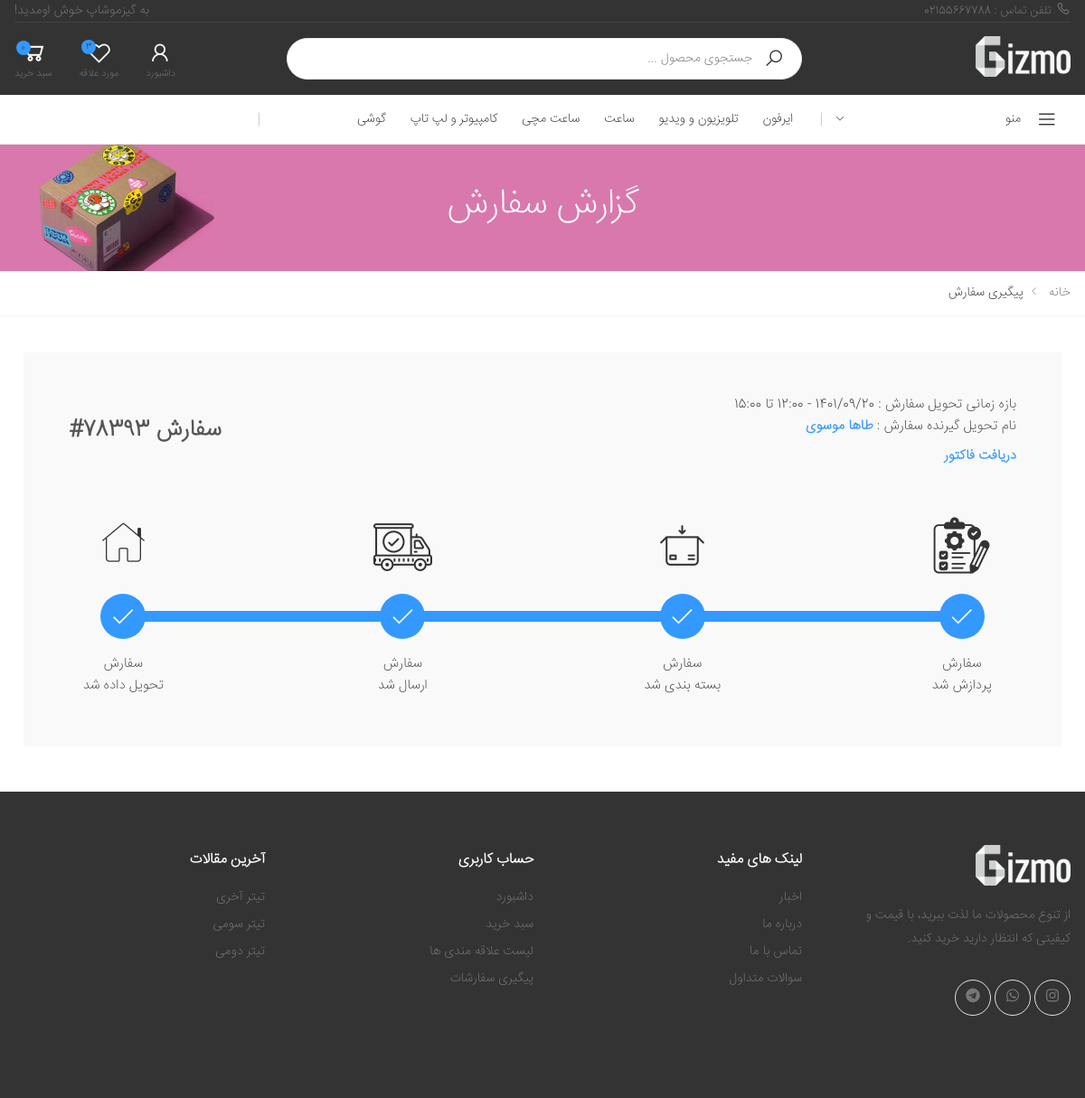
/orders/4/ (signed in), run on the app's committed database.
### stuff/models.py (models this page shows, shortened)
class Category(models.Model):
    sub_category = models.ForeignKey('self',on_delete=models.CASCADE, related_name='scategory',null=True,blank=True)
    is_sub = models.BooleanField(default=False)
    name = models.CharField(max_length=200)
    slug = models.SlugField(max_length=200,unique=True)
    class Meta:
        ordering = ('name',)
        verbose_name = 'category'
        verbose_name_plural = 'categories'
    def get_absolute_url(self):
        return reverse('stuff:category_detail',args=[self.id,1])

### accounts/models.py (models this page shows, shortened)
class User(AbstractBaseUser):
    phoneNumber = models.CharField(unique=True, max_length=11)
    full_name = models.CharField(max_length=100, null=True, blank=True)
    is_admin = models.BooleanField(default=False)
    is_active = models.BooleanField(default=True)
    email = models.EmailField(unique=True)
    profile = models.OneToOneField(ProfileUser,on_delete=models.SET_NULL,blank=True,null=True,related_name="user")
    can_change_password = models.BooleanField(default=False)
    code = models.IntegerField(blank=True,null=True)
    wishlist = models.ManyToManyField(Product,blank=True,related_name ="wishlist")
    informing = models.ManyToManyField(Product,blank=True,related_name ="informing")
    USERNAME_FIELD = 'phoneNumber'
    objects = MyUserManager()

### orders/models.py (models this page shows, shortened)
class Order(models.Model):
    user = models.ForeignKey(settings.AUTH_USER_MODEL,on_delete=models.CASCADE,related_name='orders')
    created = models.DateTimeField(auto_now_add=True)
    updated = models.DateTimeField(auto_now=True)
    paid = models.BooleanField(default=False)
    discount = models.IntegerField(blank=True,null=True,default=None)
    address = models.ForeignKey(Address,on_delete=models.CASCADE,blank=True,null=True,default=None)
    processed = models.BooleanField(default=False)
    packing = models.BooleanField(default=False)
    shipped = models.BooleanField(default=False)
    deliveried = models.BooleanField(default=False)
    class Meta:
        ordering = ('-created',)
    def get_order_number(self):
        order_id = self.id
        order_num = abs(hash(self.created)) % (10 ** 5)
        order_num_str = str(order_num).zfill(5)
        return order_num_str

### blog/models.py (models this page shows, shortened)
class Article(models.Model):
    status_ch = (
        ('p' , "انتشار یافته"),
        ('d', "پیش نویس"),
        ('i', "در انتظار انتشار"),
        ('b',"برگشت داده شده"),
    )
    title = models.CharField(max_length=50,verbose_name="تیتر")
    text = models.TextField(verbose_name="متن")
    Author = models.ForeignKey(User,on_delete=models.CASCADE,related_name="articles",verbose_name="نویسنده")
    Cover = models.ImageField(upload_to="images",null=True,blank=True,verbose_name="تصویر")
    drafted = models.DateTimeField(auto_now_add=True,verbose_name="تاریخ پیش نویس")
    publish = models.DateTimeField(default=timezone.now,verbose_name="تاریخ انتشار")
    update = models.DateTimeField(auto_now=True,verbose_name="تاریخ آپدیت")
    slug = models.SlugField(max_length=40, unique = True,verbose_name="آدرس")
    status = models.CharField(max_length=1,choices = status_ch,verbose_name="وضعیت")
    Category = models.ManyToManyField(Category,related_name = "articles",verbose_name="دسته بندی")
    views = models.PositiveIntegerField(default=0, verbose_name="تعداد بازدید")
    is_for_landing = models.BooleanField(default=False)
    objects = ArticleManager()
    def get_absolute_url(self):
        return reverse("blog:article",args=[self.slug])
    def shamsi_date(self):
        return jalali_converter(self.publish)
    shamsi_date.short_description = "publish"

### orders/views.py (the view)
# urls.py: path('',detail,name='detail'),
@login_required
def detail(request,order_id):
    Info = InformationsForTemplate(request)
    form = CouponForm
    order = get_object_or_404(Order,id=order_id)
    Info['order'] = order
    Info['form'] = form
    if (order.user != request.user) and not(request.user.is_admin):
        return render(request,'facades/404.html', Info)
    if order.paid :
        return render(request,'orders/trackOrders.html', Info)
    return render(request,'facades/404.html', Info)

### orders/templates/orders/trackOrders.html (shortened to what this page needs)
{% extends 'facades/base.html' %}
{% load static %}
{% block css %}
{% include 'facades/parts/css.html' %}
{% endblock %}
{% block main %}
        <main class="main">
            <div class="page-header text-center" style="background-image: url({% static 'facades/images/tracking.png' %})">
                <div class="container">
                    <h1 class="page-title" style="color:#ffffff">گزارش سفارش</h1>
                </div>
            </div>
            <nav aria-label="breadcrumb" class="breadcrumb-nav">
                <div class="container">
                    <ol class="breadcrumb">
                        <li class="breadcrumb-item"><a href="{% url 'facades:home' %}">خانه</a></li>
                        <li class="breadcrumb-item active" aria-current="page">پیگیری سفارش</li>
                    </ol>
                </div>
            </nav>
            <div class="page-content">
                <div class="container">
                    <div class="trackorder-content col-md-12">
                        <div class="trackorder-inner">
                            <div class="trackorder-top">
                                <div class="trackorder-detail">
                                    <div>بازه زمانی تحویل سفارش : 1401/09/20 - 12:00 تا 15:00</div>
                                    <div>نام تحویل گیرنده سفارش : <span>{{request.user.full_name}}</span></div>
                                    <div><a href="{% url 'orders:factor' order.id %}"><span>دریافت فاکتور</span></a></div>
                                </div>
                                <h2 class="trackorder-id">سفارش {{order.get_order_number}}#</h2>
                            </div>
                            <div class="trackorder-bottom">
                                <div class="trackorder-progress">
                                    <ul class="trackorder-progressbar">
                                        <li class="trackorder-step {% if order.processed %} active {% endif %}"><span class="track-icon"> <img
                                                    src="{% static 'facades/images/track%20order/processed.png' %}"
                                                    alt="track_order"></span><span
                                                class="progressbar-track"></span><span class="track-title">{% if order.processed %}سفارش
                                                <br>پردازش شد
                                                {% endif %}</span></li>
                                        <li class="trackorder-step {% if order.packing %} active {% endif %}"><span class="track-icon"> <img
                                                    src="{% static 'facades/images/track%20order/packing.png' %}"
                                                    alt="track_order"></span><span
                                                class="progressbar-track"></span><span class="track-title">{% if order.packing %}سفارش
                                                <br>بسته بندی شد{% endif %}
                                                </span></li>
                                        <li class="trackorder-step {% if order.shipped %} active {% endif %}"><span class="track-icon"> <img
                                                    src="{% static 'facades/images/track%20order/shipped.png' %}"
                                                    alt="track_order"></span><span
                                                class="progressbar-track"></span><span class="track-title">{% if order.shipped %}سفارش
                                                <br>ارسال شد{% endif %}
                                                </span></li>
                                        <li class="trackorder-step {% if order.deliveried %} active {% endif %}"><span class="track-icon"> <img
                                                    src="{% static 'facades/images/track%20order/deliveried.png' %}"
                                                    alt="track_order"></span><span
                                                class="progressbar-track"></span><span class="track-title">{% if order.deliveried %}سفارش
                                                <br> تحویل داده شد {% endif %}</span></li>
                                    </ul>
                                </div>
                            </div>
                        </div>
                    </div>
                </div>
            </div>
        </main>
{% endblock %}

### facades/templates/facades/parts/black_header.html (shortened to what this page needs)
{% load static %}
<header class="header header-intro-clearance header-3">
    <div class="header-top">
        <div class="container">
                    <div class="header-left">
                        <a href=""><i class="icon-phone"></i>تلفن تماس : 02155667788</a>
                    </div>
                    <div class="header-right">
                        <ul class="top-menu">
                            <li>
                                <ul>
                                    <li><p> به گیزموشاپ خوش اومدید! </li></p>
                                </ul>
                            </li>
                        </ul>
                    </div>
                </div>
    </div>
    <div class="header-middle" style="height: 8rem;">
        <div class="container" style="height: 8rem;">
            <div class="header-left">
                <a href="{% url 'facades:home' %}" class="logo">
                    <img src="{% static 'facades/images/gizmo_dark_typo01.png' %}" alt="Logo image" width="105" height="25">
                </a>
            </div>
            <div class="header-center">
                <div class="header-search header-search-extended header-search-visible d-none d-lg-block">
                    <form action="{% url 'stuff:product_search' 1 %}" method="GET">
                      <div class="header-search-wrapper search-wrapper-wide">
                        <button class="btn btn-primary" type="submit"><i class="icon-search"></i></button>
                        <input type="search" class="form-control" name="query" id="query" placeholder="جستجوی محصول ..." required>
                      </div>
                    </form>
                  </div>
            </div>
            <div class="header-right">
              {% if request.user.is_authenticated %}
              <div class="wishlist">
                  <a href="{% url 'facades:dashboard' %}">
                      <div class="icon">
                          <i class="icon-user"></i>
                      </div>
                      <p>داشبورد</p>
                  </a>
              </div>
              <div class="wishlist">
                            <a href="{% url 'stuff:showWishList' 1 %}" title="لیست محصولات مورد علاقه شما">
                                <div class="icon">
                                    <i class="icon-heart-o"></i>
                                    <span class="wishlist-count badge">{{wishlistAmount}}</span>
                                </div>
                                <p>مورد علاقه</p>
                            </a>
                  </div>
                <div class="dropdown cart-dropdown">
                    <a href="{% url 'cart:detail' %}" class="dropdown-toggle" role="button" data-toggle="dropdown"
                        aria-haspopup="true" aria-expanded="false" data-display="static">
                        <div class="icon">
                            <i class="icon-shopping-cart"></i>
                            <span class="cart-count">{{cart.get_count}}</span>
                        </div>
                        <p>سبد خرید</p>
                    </a>
                </div>
                {% endif %}
            </div>
        </div>
    </div>
    <div class="header-bottom sticky-header">
        <div class="container">
            <div class="header-left">
                <div class="dropdown category-dropdown">
                    <a href="#" class="dropdown-toggle" role="button" data-toggle="dropdown"
                        aria-haspopup="true" aria-expanded="false" data-display="static"
                        title="دسته بندی فروشگاه">
                        منو <i class="icon-angle-down"></i>
                    </a>
                </div>
            </div>
            <div class="header-center">
                <nav class="main-nav">
                    <ul class="menu sf-arrows">
                        {% for cat in allCategories %}
                        <li>
                            <a href="{{cat.get_absolute_url}}">{{cat.name}}</a>
                        </li>
                        {% endfor %}
                    </ul>
                </nav>
            </div>
            <div class="header-right">
            </div>
        </div>
    </div>
</header>

### facades/templates/facades/parts/footer.html (shortened to what this page needs)
{% load static %}
<footer class="footer footer-dark">
    <div class="footer-middle">
        <div class="container">
            <div class="row" >
                <div class="col-sm-6 col-lg-3" style="height: 25rem;">
                    <div class="widget widget-about" >
                        <img src="{% static 'facades/images/gizmo_dark_typo01.png' %}" class="footer-logo" alt="Footer Logo"
                            width="105" height="45" >
                        <p>از تنوع محصولات ما لذت ببرید، با قیمت و کیفیتی که انتظار دارید خرید کنید.</p>
                        <div class="social-icons" >
                            <a href="https://www.instagram.com/gizmoshop.ir/" class="social-icon" title="اینستاگرام" target="_blank"><i
                                  class="icon-instagram"></i></a>
                            <a href="#" class="social-icon" title="واتساپ" target="_blank"><i
                                    class="icon-whatsapp"></i></a>
                            <a href="#" class="social-icon" title="تلگرام" target="_blank"><i
                                    class="icon-telegram"></i></a>
                        </div>
                    </div>
                </div>
                <div class="col-sm-6 col-lg-3">
                    <div class="widget">
                        <h4 class="widget-title">لینک های مفید</h4>
                        <ul class="widget-list">
                            <li><a href="{% url 'blog:home_blog' %}">اخبار</a></li>
                            <li><a href="{% url 'facades:aboutUs' %}">درباره ما</a></li>
                            <li><a href="{% url 'facades:contact' %}">تماس با ما</a></li>
                            <li><a href="{% url 'facades:FAQ' %}">سوالات متداول</a></li>
                        </ul>
                    </div>
                </div>
                <div class="col-sm-6 col-lg-3">
                    <div class="widget">
                        <h4 class="widget-title">حساب کاربری</h4>
                        <ul class="widget-list">
                            <li><a href="{% url 'facades:dashboard' %}">داشبورد</a></li>
                            <li><a href="{% url "cart:detail" %}">سبد خرید</a></li>
                            <li><a href="{% url "stuff:showWishList" 1 %}">لیست علاقه مندی ها</a></li>
                            <li><a href="{% url "facades:dashboard" %}">پیگیری سفارشات</a></li>
                        </ul>
                    </div>
                </div>
                <div class="col-sm-6 col-lg-3">
                    <div class="widget">
                        <h4 class="widget-title">آخرین مقالات</h4>
                        <ul class="widget-list">
                            {% for article in footer_articles %}
                            <li><a href="{{article.get_absolute_url}}">{{article.title}}</a></li>
                            {% endfor %}
                        </ul>
                    </div>
                </div>
            </div>
        </div>
    </div>
</footer>

### data on the page
Category: name "ایرفون"
Category: name "تلویزیون و ویدیو"
Category: name "ساعت"
Category: name "ساعت مچی"
Category: name "کامپیوتر و لپ تاپ"
Category: name "گوشی"
User: user.full_name "طاها موسوی"
Order: get_order_number "78393"
Article: title "تیتر آخری"
Article: title "تیتر سومی"
Article: title "تیتر دومی"

### other printed values
{{ wishlistAmount }} "3"
{{ cart.get_count }} "0"
